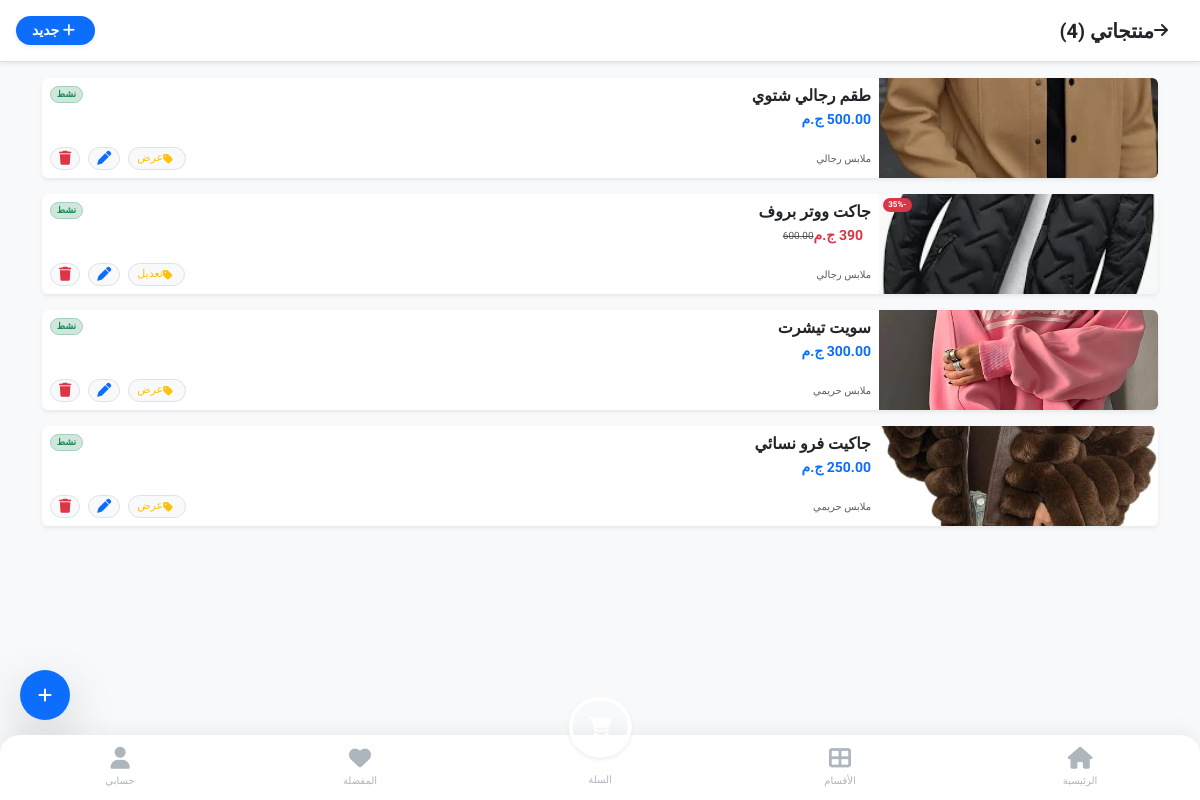
Page /merchant/products/ (signed in) on the committed database.
### store/models.py (models this page shows, shortened)
class Product(models.Model):
    category = models.ForeignKey(Category, on_delete=models.SET_NULL, null=True, blank=True, related_name='products', verbose_name="القسم")
    merchant = models.ForeignKey(MerchantProfile, on_delete=models.CASCADE, related_name='products')
    name = models.CharField(max_length=200, verbose_name="اسم المنتج")
    description = models.TextField(verbose_name="وصف المنتج")
    base_price = models.DecimalField(max_digits=10, decimal_places=2, verbose_name="السعر الأساسي")
    image = models.ImageField(upload_to='products/', verbose_name="صورة المنتج الرئيسية")
    shipping_fee = models.DecimalField(max_digits=10, decimal_places=2, default=0, verbose_name="مصاريف الشحن")
    is_active = models.BooleanField(default=False, verbose_name="مفعل (موافقة المشرف)")
    created_at = models.DateTimeField(auto_now_add=True)
    admin_commission = models.DecimalField(max_digits=10, decimal_places=2, default=0.00, verbose_name="عمولة المنصة")

class Category(models.Model):
    name = models.CharField(max_length=100, verbose_name="اسم القسم")
    image = models.ImageField(upload_to='categories/', verbose_name="صورة القسم", blank=True, null=True)
    created_at = models.DateTimeField(auto_now_add=True)
    class Meta:
        verbose_name = "قسم"
        verbose_name_plural = "الأقسام"

class Offer(models.Model):
    product = models.OneToOneField(Product, on_delete=models.CASCADE, related_name='active_offer')
    discount_percentage = models.PositiveIntegerField(verbose_name="نسبة الخصم %")
    start_date = models.DateTimeField()
    end_date = models.DateTimeField()
    is_active = models.BooleanField(default=True)
    is_platform_offer = models.BooleanField(default=False, verbose_name="عرض من المنصة (يوجد تعويض)")
    created_at = models.DateTimeField(auto_now_add=True)
    @property
    def discounted_price(self):
        percentage = Decimal(self.discount_percentage)
        factor = Decimal(1) - (percentage / Decimal(100))
        return self.product.base_price * factor

### merchant_panel/views.py (the view)
# urls.py: path('products/', views.my_products, name='merchant_products'),
@login_required
def my_products(request):
    if not is_merchant(request.user):
        return redirect('home')
    products = Product.objects.filter(merchant=request.user.merchant_profile)
    return render(request, 'merchant/products.html', {'products': products})

### merchant_panel/views.py (called while the page is built)
def is_merchant(user):
    return user.role == User.Role.MERCHANT and hasattr(user, 'merchant_profile') and user.merchant_profile.is_approved

### store/context_processors.py (called while the page is built)
def site_settings(request):
    settings = SiteSetting.objects.first()
    return {'site_settings': settings}

### templates/merchant/products.html (shortened to what this page needs)
{% extends 'base.html' %}
{% block content %}
<div class="bg-white p-3 border-bottom shadow-sm d-flex justify-content-between align-items-center sticky-top">
    <div class="d-flex align-items-center">
        <a href="{% url 'merchant_dashboard' %}" class="text-dark me-3"><i class="fas fa-arrow-right"></i></a>
        <h5 class="m-0 fw-bold">منتجاتي ({{ products.count }})</h5>
    </div>
    <a href="{% url 'merchant_add_product' %}" class="btn btn-sm btn-primary-app px-3 fw-bold shadow-sm">
        <i class="fas fa-plus me-1"></i> جديد
    </a>
</div>
<div class="container py-3 mb-5">
    <div class="row g-3">
        {% for product in products %}
        <div class="col-12">
            <div class="card border-0 shadow-sm overflow-hidden">
                <div class="row g-0">
                    <div class="col-3 bg-light d-flex align-items-center justify-content-center position-relative">
                        {% if product.image %}
                            <img src="{{ product.image.url }}" style="width: 100%; height: 100px; object-fit: cover;">
                        {% else %}
                            <i class="fas fa-camera text-muted opacity-50"></i>
                        {% endif %}
                        {% if product.active_offer and product.active_offer.is_active %}
                            <span class="badge bg-danger position-absolute top-0 start-0 m-1 rounded-pill" style="font-size: 8px;">
                                -{{ product.active_offer.discount_percentage }}%
                            </span>
                        {% endif %}
                    </div>
                    <div class="col-9">
                        <div class="card-body p-2 h-100 d-flex flex-column justify-content-center">
                            <div class="d-flex justify-content-between align-items-start mb-1">
                                <h6 class="fw-bold text-dark mb-0 text-truncate" style="max-width: 130px;">{{ product.name }}</h6>
                                {% if product.is_active %}
                                    <span class="badge bg-success-subtle text-success rounded-pill border border-success-subtle" style="font-size: 9px;">نشط</span>
                                {% else %}
                                    <span class="badge bg-warning-subtle text-warning-emphasis rounded-pill border border-warning-subtle" style="font-size: 9px;">مراجعة</span>
                                {% endif %}
                            </div>
                            <div class="d-flex align-items-center mb-2">
                                {% if product.active_offer and product.active_offer.is_active %}
                                    <span class="text-danger fw-bold small me-2">{{ product.active_offer.discounted_price|floatformat:0 }} ج.م</span>
                                    <span class="text-muted text-decoration-line-through small" style="font-size: 10px;">{{ product.base_price }}</span>
                                {% else %}
                                    <span class="text-primary fw-bold small">{{ product.base_price }} ج.م</span>
                                {% endif %}
                            </div>
                            <div class="d-flex justify-content-between align-items-center mt-auto">
                                <small class="text-muted" style="font-size: 10px;">{{ product.category.name }}</small>
                                <div class="d-flex gap-2">
                                    <a href="{% url 'merchant_add_offer' product.id %}" class="btn btn-sm btn-light border text-warning px-2 py-0 rounded-pill d-flex align-items-center" style="font-size: 11px;">
                                        <i class="fas fa-tag me-1"></i>
                                        {% if product.active_offer %}تعديل{% else %}عرض{% endif %}
                                    </a>
                                    <a href="{% url 'merchant_edit_product' product.id %}" class="btn btn-sm btn-light border text-primary px-2 py-0 rounded-pill">
                                        <i class="fas fa-pen"></i>
                                    </a>
                                    <a href="{% url 'merchant_delete_product' product.id %}" class="btn btn-sm btn-light border text-danger px-2 py-0 rounded-pill" onclick="return confirm('هل أنت متأكد من حذف هذا المنتج نهائياً؟')">
                                        <i class="fas fa-trash"></i>
                                    </a>
                                </div>
                            </div>
                        </div>
                    </div>
                </div>
            </div>
        </div>
        {% endfor %}
    </div>
</div>
<a href="{% url 'merchant_add_product' %}" class="btn btn-primary-app rounded-circle shadow-lg d-flex align-items-center justify-content-center position-fixed"
   style="width: 50px; height: 50px; bottom: 80px; left: 20px; z-index: 999;">
    <i class="fas fa-plus text-white"></i>
</a>
{% endblock %}

### templates/base.html (style rules this page uses)
:root { --primary-blue: #0d6efd; --accent-yellow: #ffc107; --bg-light: #f8f9fa; --text-dark: #212529; --white: #ffffff; }
body { padding-bottom: 120px !important; background-color: var(--bg-light); font-family: 'Tajawal', sans-serif; color: var(--text-dark); -webkit-tap-highlight-color: transparent; }
a { text-decoration: none; }
.btn-primary-app { background-color: var(--primary-blue); color: white; border: none; border-radius: 50px; transition: 0.2s; }

### rows in the picture
Product: image (picture), name "طقم رجالي شتوي", is_active "نشط", base_price "500.00", category.name "ملابس رجالي", shows "عرض"
Product: image (picture), active_offer.discount_percentage "35", name "جاكت ووتر بروف", is_active "نشط", active_offer.discounted_price "390", base_price "600.00", category.name "ملابس رجالي", shows "تعديل"
Product: image (picture), name "سويت تيشرت", is_active "نشط", base_price "300.00", category.name "ملابس حريمي", shows "عرض"
Product: image (picture), name "جاكيت فرو نسائي", is_active "نشط", base_price "250.00", category.name "ملابس حريمي", shows "عرض"

### other values in the picture
{{ products.count }} "4"
